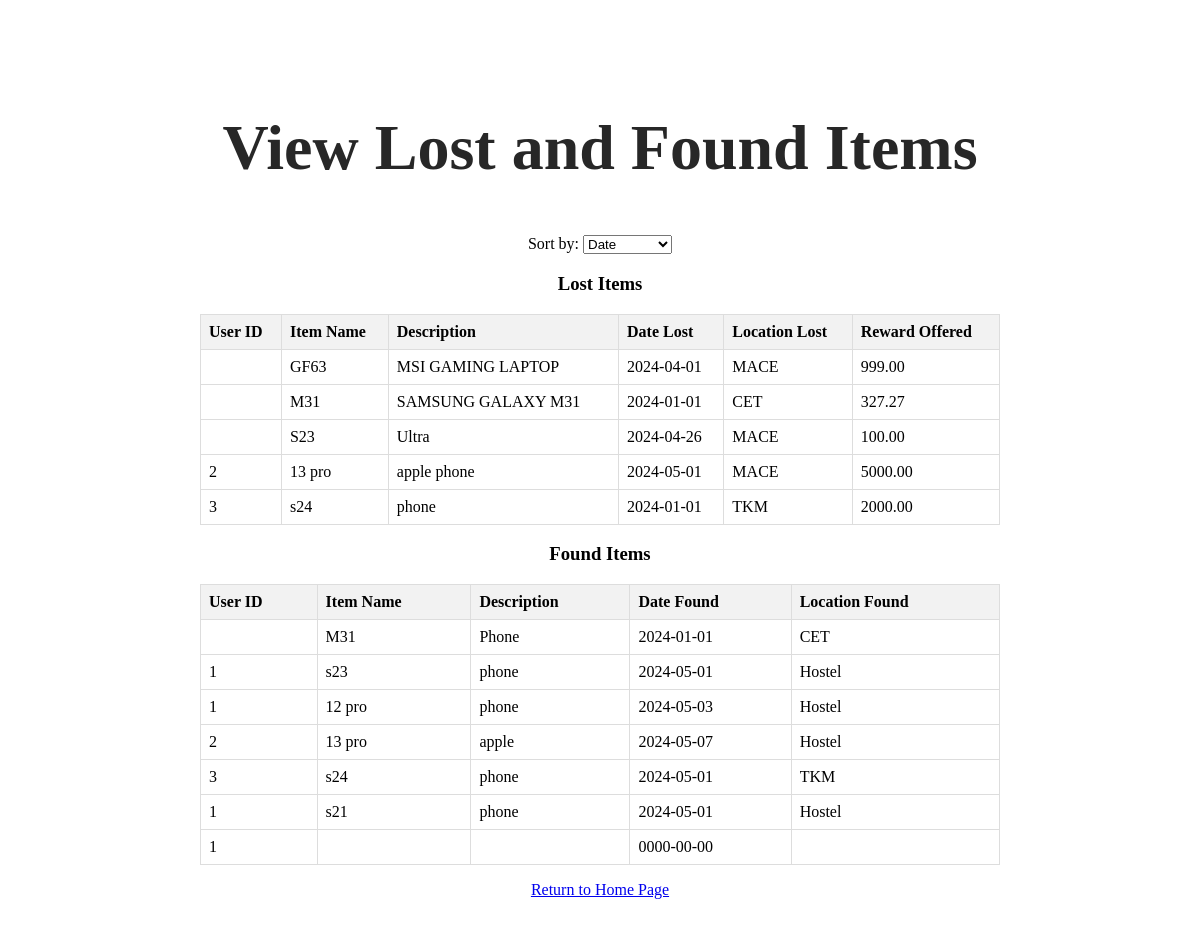
Page /transactions.php on the earlier database version.
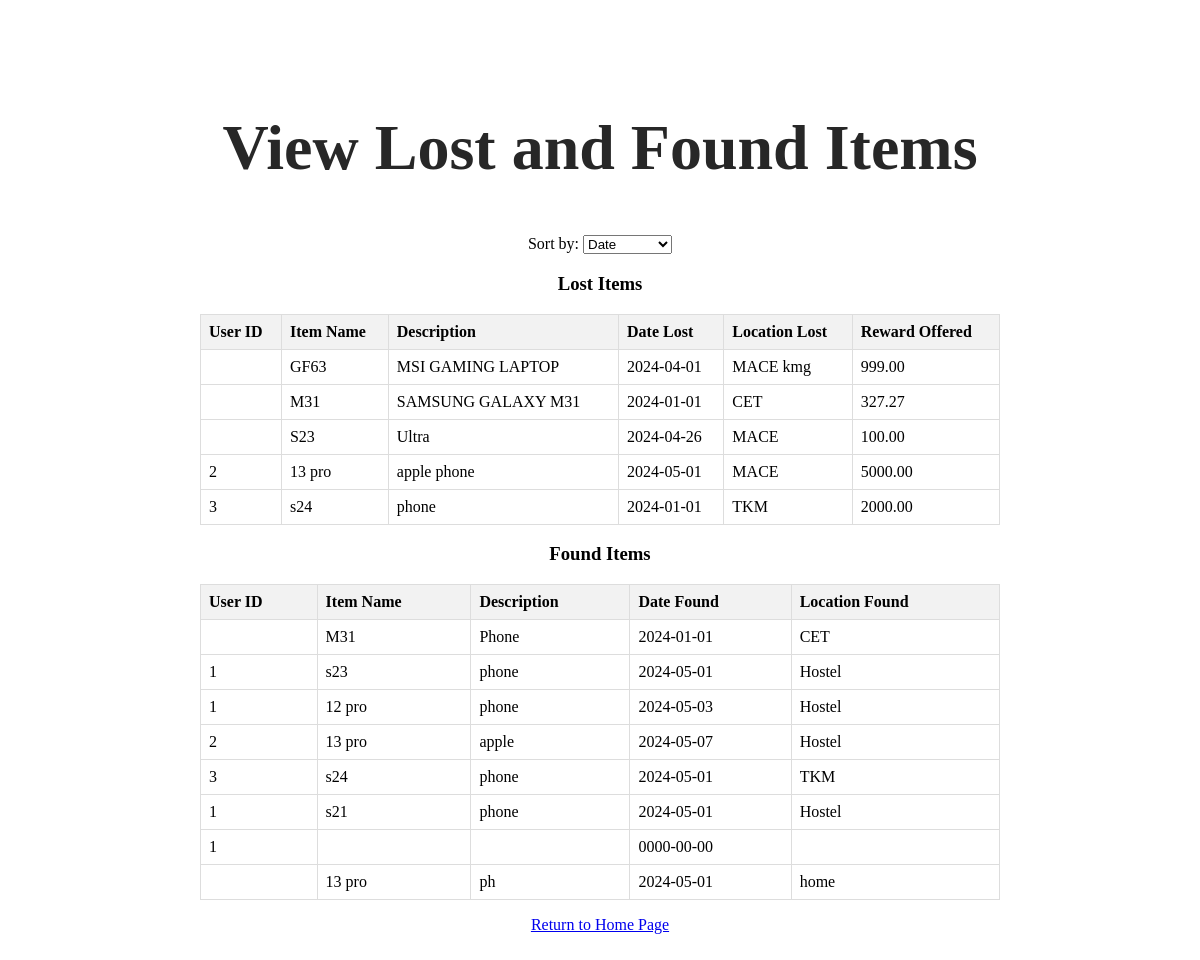
Same page on the later database version.
### tables this page shows
CREATE TABLE `lostitems` (
  `LostItemID` int(11) NOT NULL,
  `UserID` int(11) DEFAULT NULL,
  `ItemName` varchar(100) DEFAULT NULL,
  `Description` text DEFAULT NULL,
  `category_id` int(11) NOT NULL,
  `DateLost` date DEFAULT NULL,
  `LocationLost` varchar(100) DEFAULT NULL,
  `Status` varchar(20) DEFAULT NULL,
  `RewardOffered` decimal(10,2) DEFAULT NULL
);

CREATE TABLE `founditems` (
  `FoundItemID` int(11) NOT NULL,
  `UserID` int(11) DEFAULT NULL,
  `LostItemID` int(11) DEFAULT NULL,
  `DateFound` date DEFAULT NULL,
  `LocationFound` varchar(100) DEFAULT NULL,
  `ItemName` varchar(100) NOT NULL,
  `Description` varchar(255) NOT NULL,
  `category_id` int(11) NOT NULL
);

### transactions.php (the view, shortened to what this page needs)
<!DOCTYPE html>
<html>
<head>
	 <link rel="stylesheet" type="text/css" href="styl.css">
</head>
<body>
<div class="container">
    <h2>View Lost and Found Items</h2>
    <label for="sort">Sort by:</label>
    <select id="sort">
        <option value="date">Date</option>
    </select>
    <?php
    include_once "db_connection.php";
    $sql_lost = "SELECT * FROM LostItems";
    $result_lost = $conn->query($sql_lost);
    if ($result_lost->num_rows > 0) {
        echo "<h3>Lost Items</h3>";
        echo "<table id='lost-table'>";
        echo "<thead><tr><th onclick='sortTable(\"lost-table\", 0)'>User ID</th><th onclick='sortTable(\"lost-table\", 1)'>Item Name</th><th onclick='sortTable(\"lost-table\", 2)'>Description</th><th onclick='sortTable(\"lost-table\", 3)'>Date Lost</th><th onclick='sortTable(\"lost-table\", 4)'>Location Lost</th><th onclick='sortTable(\"lost-table\", 5)'>Reward Offered</th></tr></thead>";
        echo "<tbody>";
        while ($row_lost = $result_lost->fetch_assoc()) {
            echo "<tr>";
            echo "<td>" . $row_lost['UserID'] . "</td>";
            echo "<td>" . $row_lost['ItemName'] . "</td>";
            echo "<td>" . $row_lost['Description'] . "</td>";
            echo "<td>" . $row_lost['DateLost'] . "</td>";
            echo "<td>" . $row_lost['LocationLost'] . "</td>";
            echo "<td>" . $row_lost['RewardOffered'] . "</td>";
            echo "</tr>";
        }
        echo "</tbody>";
        echo "</table>";
    } else {
        echo "<p>No lost items found.</p>";
    }
    $sql_found = "SELECT * FROM FoundItems";
    $result_found = $conn->query($sql_found);
    if ($result_found->num_rows > 0) {
        echo "<h3>Found Items</h3>";
        echo "<table id='found-table'>";
        echo "<thead><tr><th onclick='sortTable(\"found-table\", 0)'>User ID</th><th onclick='sortTable(\"found-table\", 1)'>Item Name</th><th onclick='sortTable(\"found-table\", 2)'>Description</th><th onclick='sortTable(\"found-table\", 3)'>Date Found</th><th onclick='sortTable(\"found-table\", 4)'>Location Found</th></tr></thead>";
        echo "<tbody>";
        while ($row_found = $result_found->fetch_assoc()) {
            echo "<tr>";
            echo "<td>" . $row_found['UserID'] . "</td>";
            echo "<td>" . $row_found['ItemName'] . "</td>";
            echo "<td>" . $row_found['Description'] . "</td>";
            echo "<td>" . $row_found['DateFound'] . "</td>";
            echo "<td>" . $row_found['LocationFound'] . "</td>";
            echo "</tr>";
        }
        echo "</tbody>";
        echo "</table>";
    } else {
        echo "<p>No found items found.</p>";
    }
    ?>
	<p><a href="home.php">Return to Home Page</a></p>
</body>
</html>

Differences in the rows shown:
changed lostitems "GF63": LocationLost "MACE" → "MACE kmg"
added founditems: ItemName "13 pro", Description "ph", DateFound "2024-05-01", LocationFound "home"
